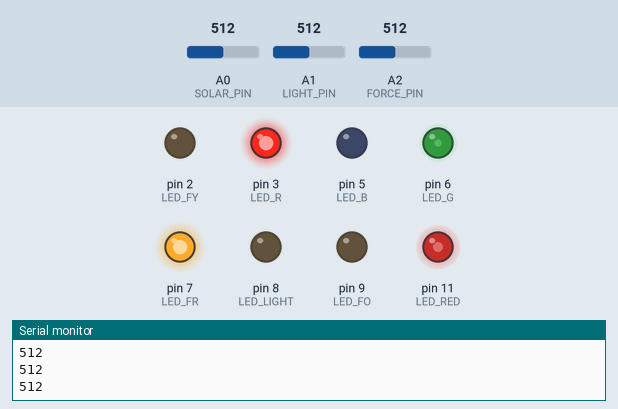
The sketch below on a simulated Arduino Uno, built with avr-gcc and run on an emulated ATmega328P. Parts: output pins drawn as LEDs (lit = HIGH), the last lines printed to the serial monitor. The test bench sets the inputs (shaded band); at power-on: A1 (LIGHT_PIN) = 512, A2 (FORCE_PIN) = 512, A0 (SOLAR_PIN) = 512.

Above: at 1.2 s.
1.3 s: A1 (LIGHT_PIN) set to 208
2.8 s: A1 (LIGHT_PIN) set to 190
At 4.0 s:
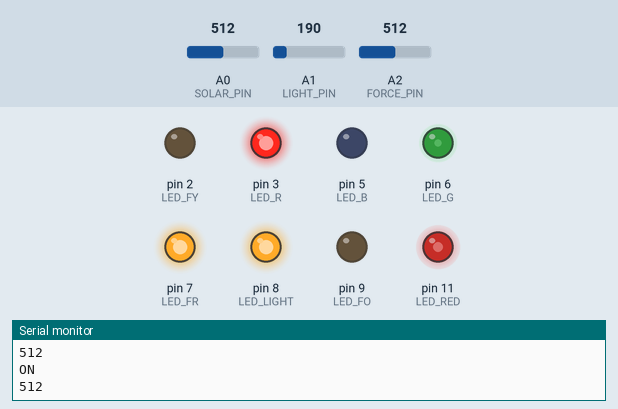
4.3 s: A2 (FORCE_PIN) set to 319
5.8 s: A2 (FORCE_PIN) set to 288
At 7.0 s:
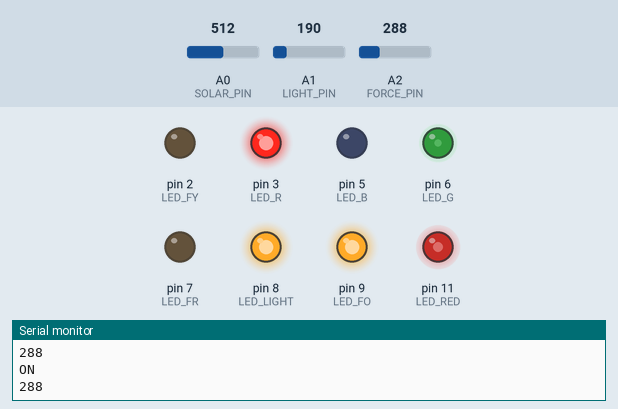
7.3 s: A0 (SOLAR_PIN) set to 716
At 8.5 s:
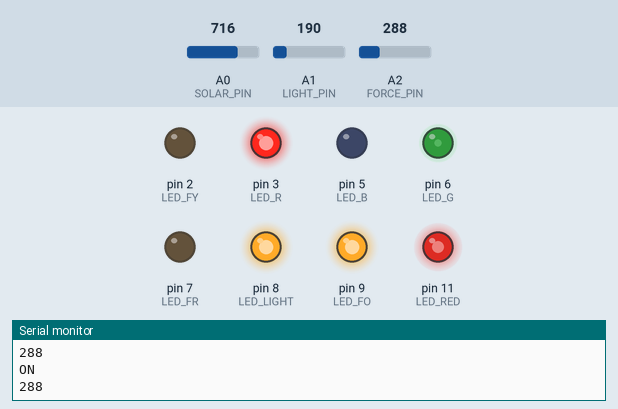
8.8 s: A0 (SOLAR_PIN) set to 900
At 10.1 s:
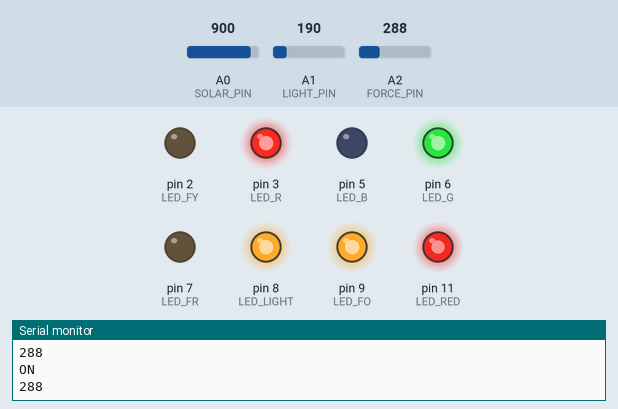
Timing chart, 0 to 11.3 s (numbered marks = the images above; inputs shaded):
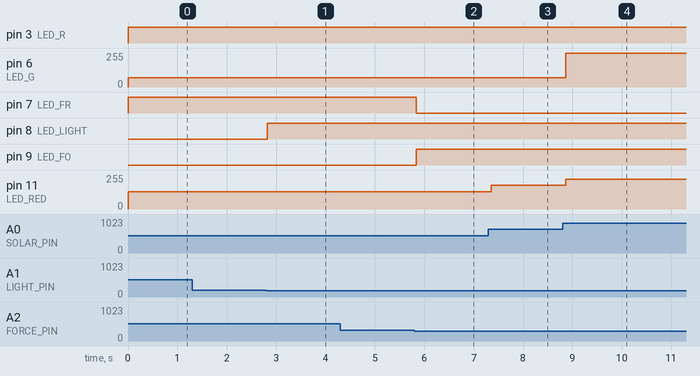

The sketch:

Analog_Digital.ino
```cpp
// C++ code
//
#define LED_RED 11
#define LED_R 3
#define LED_B 5
#define LED_G 6
#define LED_LIGHT 8
#define LED_FR 7
#define LED_FO 9
#define LED_FY 2
#define SOLAR_PIN A0
#define LIGHT_PIN A1
#define FORCE_PIN A2

float solar_val;
float solar_volt;
int bright_led;
int light_val;
int force_val;

float cal_solar_volt()
{
  solar_val = analogRead(SOLAR_PIN);
  solar_volt = (solar_val/1019)*5.0;
  return solar_volt;
}
void led_solar_status()
{
  solar_val = analogRead(SOLAR_PIN);
  bright_led = map(solar_val,0,1019,0,255);
  analogWrite(LED_RED, bright_led);
  //Serial.println(bright_led);
}
void set_color(int r, int g, int b)
{
  analogWrite(LED_R,r);
  analogWrite(LED_B,b);
  analogWrite(LED_G,g);
}
void rgb_solar_status()
{
  bright_led = map(solar_val,0,1019,0,4);
  //Serial.println(bright_led);
  if(bright_led ==4)
  {
	set_color(0,255,0);
  }
  else if(bright_led ==3)
  {
	set_color(255,255,0);
  }
  else if(bright_led ==2)
  {
    set_color(255,69,0);
  }
  else if(bright_led <2)
  {
	set_color(255,0,0);
  }
}
void light_control()
{
  light_val = analogRead(LIGHT_PIN);
  if(light_val < 200)
  {
    digitalWrite(LED_LIGHT, HIGH);
    Serial.println("ON");
  }
  else
  {
    digitalWrite(LED_LIGHT, LOW);
  }
}
void force_status()
{
  force_val = analogRead(FORCE_PIN);
  Serial.println(force_val);
  if(force_val >300)
  {
    digitalWrite(LED_FR, 1);
    digitalWrite(LED_FO, 0);
    digitalWrite(LED_FY, 0);
  }
  else if(force_val >200)
  {
    digitalWrite(LED_FR, 0);
    digitalWrite(LED_FO, 1);
    digitalWrite(LED_FY, 0);
  }
  else if(force_val >100)
  {
    digitalWrite(LED_FR, 0);
    digitalWrite(LED_FO, 0);
    digitalWrite(LED_FY, 1);
  }
}
void setup()
{
  Serial.begin(9600);
  pinMode(LED_RED, OUTPUT);
  pinMode(LED_LIGHT, OUTPUT);
  pinMode(LED_FY, OUTPUT);
  pinMode(LED_FO, OUTPUT);
  pinMode(LED_FR, OUTPUT);
}

void loop()
{
  //Serial.println(cal_solar_volt());
  led_solar_status();
  rgb_solar_status();
  light_control();
  force_status();
  delay(100);
}
```

Measured:
- the behaviour switches between 200 and 199 on A1 (LIGHT_PIN) (found by bisection; images 0 and 1)
- the behaviour switches between 301 and 300 on A2 (FORCE_PIN) (found by bisection; images 1 and 2)
- after the input at 2.8 s, pin 8 (LED_LIGHT): LOW → HIGH at once
- after the input at 5.8 s, pin 7 (LED_FR): HIGH → LOW at once; pin 9 (LED_FO): LOW → HIGH at once
- after the input at 7.3 s, pin 11 (LED_RED): 128/255 → 179/255 after 0.05 s
- after the input at 8.8 s, pin 6 (LED_G): 69/255 → 255/255 after 0.06 s; pin 11 (LED_RED): 179/255 → 225/255 after 0.06 s
